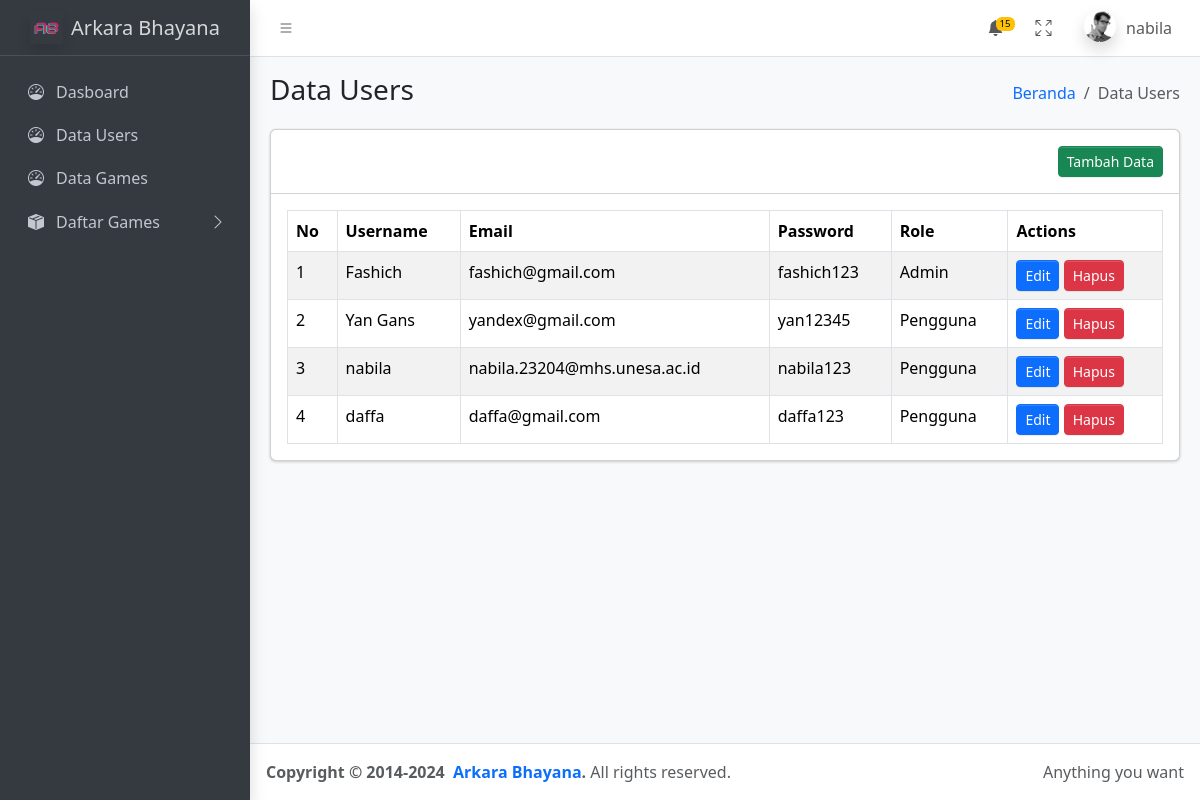
Screenshot of /dashboard/data-users.php (signed in) with the database file from the repository.
### tables this page shows
CREATE TABLE `users` (
  `id` int(11) NOT NULL,
  `username` varchar(255) NOT NULL,
  `email` varchar(255) NOT NULL,
  `password` varchar(255) NOT NULL,
  `role` varchar(221) NOT NULL,
  `profile_picture` varchar(255) DEFAULT NULL,
  `bio` text DEFAULT NULL
);

### config.php (called while the page is built, shortened)
<?php
    $servername = "localhost";
    $username = "root";
    $password = "";
    $dbname = "arkara_bhayana";
    $conn = new mysqli($servername, $username, $password, $dbname);
    $users = $conn->query("SELECT * FROM users");
?>

### dashboard/data-users.php (the view, shortened to what this page needs)
<?php include('../config.php');
?>
<!doctype html>
<html lang="en">
  <head>
    <link
      rel="stylesheet"
      href="https://cdn.jsdelivr.net/npm/@fontsource/source-sans-3@5.0.12/index.css"
    />
    <link
      rel="stylesheet"
      href="https://cdn.jsdelivr.net/npm/overlayscrollbars@2.10.1/styles/overlayscrollbars.min.css"
    />
    <link
      rel="stylesheet"
      href="https://cdn.jsdelivr.net/npm/bootstrap-icons@1.11.3/font/bootstrap-icons.min.css"
    />
    <link rel="stylesheet" href="./css/adminlte.css" />
    <link
      rel="stylesheet"
      href="https://cdn.jsdelivr.net/npm/apexcharts@3.37.1/dist/apexcharts.css"
    />
    <link
      rel="stylesheet"
      href="https://cdn.jsdelivr.net/npm/jsvectormap@1.5.3/dist/css/jsvectormap.min.css"
    />
  </head>
  <body class="layout-fixed sidebar-expand-lg bg-body-tertiary">
    <div class="app-wrapper">
    <?php include('./navbar.php'); ?>
      <?php include('./sidebar.php'); ?>
      <main class="app-main">
        <div class="app-content-header">
          <div class="container-fluid">
            <div class="row">
              <div class="col-sm-6"><h3 class="mb-0">Data Users</h3></div>
              <div class="col-sm-6">
                <ol class="breadcrumb float-sm-end">
                  <li class="breadcrumb-item"><a href="../dashboard">Beranda</a></li>
                  <li class="breadcrumb-item active" aria-current="page">Data Users</li>
                </ol>
              </div>
            </div>
          </div>
        </div>
        <div class="app-content">
          <div class="container-fluid">
            <div class="row">
              <div class="col-lg-12 col-12">
                <div class="card">
                  <div class="card-header text-end">
                    <button onclick="openModal('add')" class="btn btn-success btn-sm">Tambah Data</button>
                  </div>
                  <div class="card-body">
                    <table class="table table-bordered table-striped">
                      <thead>
                        <tr>
                          <th>No</th>
                          <th>Username</th>
                          <th>Email</th>
                          <th>Password</th>
                          <th>Role</th>
                          <th>Actions</th>
                        </tr>
                      </thead>
                      <tbody>
                        <?php if ($users->num_rows > 0): ?>
                          <?php $no = 1; ?>
                          <?php while ($row = $users->fetch_assoc()): ?>
                            <tr>
                              <td><?php echo $no++; ?></td>
                              <td><?php echo htmlspecialchars($row['username']); ?></td>
                              <td><?php echo htmlspecialchars($row['email']); ?></td>
                              <td><?php echo htmlspecialchars($row['password']); ?></td>
                              <td><?php echo $row['role'] === 'admin' ? 'Admin' : 'Pengguna'; ?></td>
                              <td>
                                <button onclick='openModal("edit", <?php echo json_encode($row); ?>)' class="btn btn-primary btn-sm">Edit</button>
                                <a href="?delete=<?php echo $row['id']; ?>" class="btn btn-danger btn-sm">Hapus</a>
                              </td>
                            </tr>
                          <?php endwhile; ?>
                        <?php else: ?>
                          <tr>
                            <td colspan="6" class="text-center">Tidak ada data untuk ditampilkan.</td>
                          </tr>
                        <?php endif; ?>
                      </tbody>
                    </table>
                  </div>
                </div>
              </div>
            </div>
          </div>
        </div>
      </main>
      <?php include('./footer.php'); ?>
    </div>
  </body>
</html>

### dashboard/navbar.php (shortened to what this page needs)
<?php
$user_name = $_SESSION['user']['username'];
echo '
<nav class="app-header navbar navbar-expand bg-body">
    <div class="container-fluid">
        <ul class="navbar-nav">
        <li class="nav-item">
            <a class="nav-link" data-lte-toggle="sidebar" href="#" role="button">
            <i class="bi bi-list"></i>
            </a>
        </ul>
        <ul class="navbar-nav ms-auto">
        <li class="nav-item dropdown">
            <a class="nav-link" data-bs-toggle="dropdown" href="#">
            <i class="bi bi-bell-fill"></i>
            <span class="navbar-badge badge text-bg-warning">15</span>
            </a>
        </li>
        <li class="nav-item">
            <a class="nav-link" href="#" data-lte-toggle="fullscreen">
            <i data-lte-icon="maximize" class="bi bi-arrows-fullscreen"></i>
            </a>
        </li>
        <li class="nav-item dropdown user-menu">
            <a href="#" class="nav-link dropdown-toggle" data-bs-toggle="dropdown">
            <img
                src="./assets/img/user2-160x160.jpg"
                class="user-image rounded-circle shadow"
                alt="User Image"
            />
            <span class="d-none d-md-inline">' . htmlspecialchars($user_name) . '</span>
            </a>
                ' . htmlspecialchars($user_name) . ' - Web Developer
        </li>
        </ul>
    </div>
</nav>';
?>

### dashboard/sidebar.php (shortened to what this page needs)
<?php
echo '
<aside class="app-sidebar bg-body-secondary shadow" data-bs-theme="dark">
    <div class="sidebar-brand">
        <a href="./" class="brand-link">
            <img
                src="../public/images/logo/logo.png"
                alt="AdminLTE Logo"
                class="brand-image opacity-75 shadow"
            />
            <span class="brand-text fw-light">Arkara Bhayana</span>
        </a>
    </div>
    <div class="sidebar-wrapper">
        <nav class="mt-2">
        <ul class="nav sidebar-menu flex-column" data-lte-toggle="treeview" role="menu" data-accordion="false">
            <li class="nav-item menu">
                <a href="./" class="nav-link">
                    <i class="nav-icon bi bi-speedometer"></i>
                    <p>Dasboard</p>
                </a>
            </li>
            <li class="nav-item menu">
                <a href="./data-users.php" class="nav-link">
                    <i class="nav-icon bi bi-speedometer"></i>
                    <p>Data Users</p>
                </a>
            </li>
            <li class="nav-item menu">
                <a href="./data-games.php" class="nav-link">
                    <i class="nav-icon bi bi-speedometer"></i>
                    <p>Data Games</p>
                </a>
            </li>
            <li class="nav-item">
                <a href="#" class="nav-link">
                    <i class="nav-icon bi bi-box-seam-fill"></i>
                    <p>
                        Daftar Games
                        <i class="nav-arrow bi bi-chevron-right"></i>
                    </p>
                </a>
                <ul class="nav nav-treeview">';
                echo '
                </ul>
            </li>
        </ul>
        </nav>
    </div>
</aside>';
?>

### dashboard/footer.php
<?php
echo '
<footer class="app-footer">
    <div class="float-end d-none d-sm-inline">Anything you want</div>
    <strong>
        Copyright &copy; 2014-2024&nbsp;
        <a href="https://adminlte.io" class="text-decoration-none">Arkara Bhayana</a>.
    </strong>
    All rights reserved.
    </footer>
'
?>

### rows the page displays
users: username "Fashich", email "fashich@gmail.com", password "fashich123", role "Admin"
users: username "Yan Gans", email "yandex@gmail.com", password "yan12345", role "Pengguna"
users: username "nabila", email "nabila.23204@mhs.unesa.ac.id", password "nabila123", role "Pengguna"
users: username "daffa", email "daffa@gmail.com", password "daffa123", role "Pengguna"

### other values shown
$user_name "nabila"
